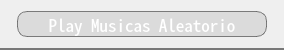
               <widget class="QFrame" name="frame_30">
                <property name="minimumSize">
                 <size>
                  <width>0</width>
                  <height>50</height>
                 </size>
                </property>
                <property name="maximumSize">
                 <size>
                  <width>16777215</width>
                  <height>50</height>
                 </size>
                </property>
                <property name="styleSheet">
                 <string notr="true">border:0px;
 border-bottom: 2px solid rgba(87, 87, 87, 200);
</string>
                </property>
                <property name="frameShape">
                 <enum>QFrame::StyledPanel</enum>
                </property>
                <property name="frameShadow">
                 <enum>QFrame::Raised</enum>
                </property>
                <layout class="QHBoxLayout" name="horizontalLayout_12">
                 <item>
                  <widget class="QFrame" name="frame_31">
                   <property name="sizePolicy">
                    <sizepolicy hsizetype="Expanding" vsizetype="Preferred">
                     <horstretch>0</horstretch>
                     <verstretch>0</verstretch>
                    </sizepolicy>
                   </property>
                   <property name="styleSheet">
                    <string notr="true">border: 0px;</string>
                   </property>
                   <property name="frameShape">
                    <enum>QFrame::StyledPanel</enum>
                   </property>
                   <property name="frameShadow">
                    <enum>QFrame::Raised</enum>
                   </property>
                  </widget>
                 </item>
                 <item>
                  <widget class="QPushButton" name="botao_playaleatorio">
                   <property name="sizePolicy">
                    <sizepolicy hsizetype="Expanding" vsizetype="Minimum">
                     <horstretch>0</horstretch>
                     <verstretch>0</verstretch>
                    </sizepolicy>
                   </property>
                   <property name="minimumSize">
                    <size>
                     <width>250</width>
                     <height>0</height>
                    </size>
                   </property>
                   <property name="maximumSize">
                    <size>
                     <width>150</width>
                     <height>16777215</height>
                    </size>
                   </property>
                   <property name="font">
                    <font>
                     <family>Noto Sans Mono CJK HK</family>
                     <pointsize>13</pointsize>
                    </font>
                   </property>
                   <property name="cursor">
                    <cursorShape>PointingHandCursor</cursorShape>
                   </property>
                   <property name="styleSheet">
                    <string notr="true">QPushButton{
       background-color:rgba(111, 110, 110, 40);
		border: 1px solid rgba(87, 87, 87, 191);
		border-radius: 10px;
		color: rgb(255, 255, 255);
}

QPushButton:hover{
	background-color: rgb(0, 0, 0);
}

QPushButton:focus{
	border: 3px solid rgb(26, 95, 180);
}

</string>
                   </property>
                   <property name="text">
                    <string>Play Musicas Aleatorio</string>
                   </property>
                   <property name="icon">
                    <iconset>
                     <normaloff>../../SpaceMusic/intercaces/imagens/embaralhar(1).png</normaloff>../../SpaceMusic/intercaces/imagens/embaralhar(1).png</iconset>
                   </property>
                   <property name="iconSize">
                    <size>
                     <width>30</width>
                     <height>30</height>
                    </size>
                   </property>
                  </widget>
                 </item>
                 <item>
                  <widget class="QFrame" name="frame_32">
                   <property name="sizePolicy">
                    <sizepolicy hsizetype="Expanding" vsizetype="Preferred">
                     <horstretch>0</horstretch>
                     <verstretch>0</verstretch>
                    </sizepolicy>
                   </property>
                   <property name="styleSheet">
                    <string notr="true">border: 0px;</string>
                   </property>
                   <property name="frameShape">
                    <enum>QFrame::StyledPanel</enum>
                   </property>
                   <property name="frameShadow">
                    <enum>QFrame::Raised</enum>
                   </property>
                  </widget>
                 </item>
                </layout>
               </widget>
